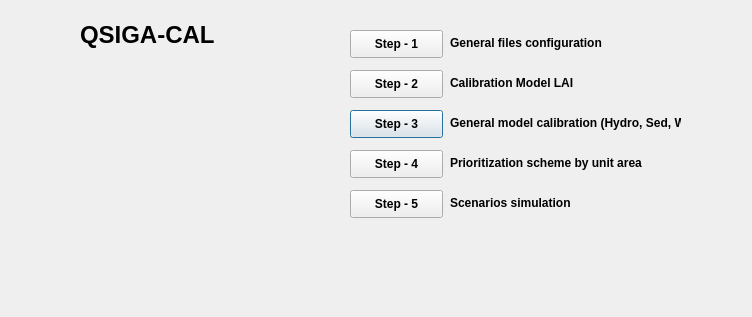
<?xml version="1.0" encoding="UTF-8"?>
<ui version="4.0">
 <class>QSIGA_CALDialogBase</class>
 <widget class="QDialog" name="QSIGA_CALDialogBase">
  <property name="geometry">
   <rect>
    <x>0</x>
    <y>0</y>
    <width>752</width>
    <height>317</height>
   </rect>
  </property>
  <property name="windowTitle">
   <string>QSIGA_CAL</string>
  </property>
  <widget class="QLabel" name="label_tnc">
   <property name="geometry">
    <rect>
     <x>320</x>
     <y>260</y>
     <width>151</width>
     <height>41</height>
    </rect>
   </property>
   <property name="text">
    <string/>
   </property>
   <property name="scaledContents">
    <bool>true</bool>
   </property>
  </widget>
  <widget class="QLabel" name="label_6">
   <property name="geometry">
    <rect>
     <x>450</x>
     <y>35</y>
     <width>171</width>
     <height>16</height>
    </rect>
   </property>
   <property name="font">
    <font>
     <weight>75</weight>
     <bold>true</bold>
    </font>
   </property>
   <property name="text">
    <string>General files configuration</string>
   </property>
  </widget>
  <widget class="QLabel" name="label_10">
   <property name="geometry">
    <rect>
     <x>450</x>
     <y>195</y>
     <width>231</width>
     <height>16</height>
    </rect>
   </property>
   <property name="font">
    <font>
     <weight>75</weight>
     <bold>true</bold>
    </font>
   </property>
   <property name="text">
    <string>Scenarios simulation</string>
   </property>
  </widget>
  <widget class="QPushButton" name="Step_3">
   <property name="geometry">
    <rect>
     <x>350</x>
     <y>110</y>
     <width>93</width>
     <height>28</height>
    </rect>
   </property>
   <property name="font">
    <font>
     <weight>75</weight>
     <bold>true</bold>
    </font>
   </property>
   <property name="text">
    <string>Step - 3</string>
   </property>
  </widget>
  <widget class="QPushButton" name="Step_1">
   <property name="geometry">
    <rect>
     <x>350</x>
     <y>30</y>
     <width>93</width>
     <height>28</height>
    </rect>
   </property>
   <property name="font">
    <font>
     <weight>75</weight>
     <bold>true</bold>
    </font>
   </property>
   <property name="text">
    <string>Step - 1</string>
   </property>
  </widget>
  <widget class="QLabel" name="label_7">
   <property name="geometry">
    <rect>
     <x>450</x>
     <y>75</y>
     <width>171</width>
     <height>16</height>
    </rect>
   </property>
   <property name="font">
    <font>
     <weight>75</weight>
     <bold>true</bold>
    </font>
   </property>
   <property name="text">
    <string>Calibration Model LAI</string>
   </property>
  </widget>
  <widget class="QPushButton" name="Step_2">
   <property name="geometry">
    <rect>
     <x>350</x>
     <y>70</y>
     <width>93</width>
     <height>28</height>
    </rect>
   </property>
   <property name="font">
    <font>
     <weight>75</weight>
     <bold>true</bold>
    </font>
   </property>
   <property name="text">
    <string>Step - 2</string>
   </property>
  </widget>
  <widget class="QPushButton" name="Step_4">
   <property name="geometry">
    <rect>
     <x>350</x>
     <y>150</y>
     <width>93</width>
     <height>28</height>
    </rect>
   </property>
   <property name="font">
    <font>
     <weight>75</weight>
     <bold>true</bold>
    </font>
   </property>
   <property name="text">
    <string>Step - 4</string>
   </property>
  </widget>
  <widget class="QLabel" name="label_8">
   <property name="geometry">
    <rect>
     <x>450</x>
     <y>115</y>
     <width>231</width>
     <height>16</height>
    </rect>
   </property>
   <property name="font">
    <font>
     <weight>75</weight>
     <bold>true</bold>
    </font>
   </property>
   <property name="text">
    <string>General model calibration (Hydro, Sed, WQ)</string>
   </property>
  </widget>
  <widget class="QLabel" name="label_9">
   <property name="geometry">
    <rect>
     <x>450</x>
     <y>155</y>
     <width>231</width>
     <height>16</height>
    </rect>
   </property>
   <property name="font">
    <font>
     <weight>75</weight>
     <bold>true</bold>
    </font>
   </property>
   <property name="text">
    <string>Prioritization scheme by unit area</string>
   </property>
  </widget>
  <widget class="QLabel" name="label_5">
   <property name="geometry">
    <rect>
     <x>70</x>
     <y>70</y>
     <width>161</width>
     <height>141</height>
    </rect>
   </property>
   <property name="text">
    <string/>
   </property>
   <property name="scaledContents">
    <bool>true</bool>
   </property>
  </widget>
  <widget class="QLabel" name="label_n4w">
   <property name="geometry">
    <rect>
     <x>20</x>
     <y>260</y>
     <width>201</width>
     <height>41</height>
    </rect>
   </property>
   <property name="text">
    <string/>
   </property>
   <property name="scaledContents">
    <bool>true</bool>
   </property>
  </widget>
  <widget class="QLabel" name="label_4">
   <property name="geometry">
    <rect>
     <x>80</x>
     <y>10</y>
     <width>141</width>
     <height>51</height>
    </rect>
   </property>
   <property name="text">
    <string>&lt;html&gt;&lt;head/&gt;&lt;body&gt;&lt;p&gt;&lt;span style=&quot; font-size:18pt; font-weight:600;&quot;&gt;QSIGA-CAL&lt;/span&gt;&lt;/p&gt;&lt;/body&gt;&lt;/html&gt;</string>
   </property>
  </widget>
  <widget class="QPushButton" name="Step_5">
   <property name="geometry">
    <rect>
     <x>350</x>
     <y>190</y>
     <width>93</width>
     <height>28</height>
    </rect>
   </property>
   <property name="font">
    <font>
     <weight>75</weight>
     <bold>true</bold>
    </font>
   </property>
   <property name="text">
    <string>Step - 5</string>
   </property>
  </widget>
  <widget class="QLabel" name="label_gotta">
   <property name="geometry">
    <rect>
     <x>570</x>
     <y>260</y>
     <width>151</width>
     <height>41</height>
    </rect>
   </property>
   <property name="text">
    <string/>
   </property>
   <property name="scaledContents">
    <bool>true</bool>
   </property>
  </widget>
 </widget>
 <resources/>
 <connections/>
</ui>
